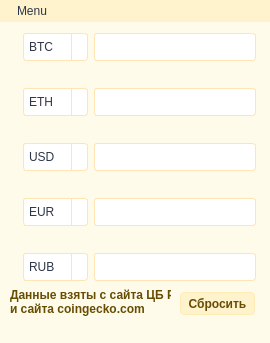
<?xml version="1.0" encoding="UTF-8"?>
<ui version="4.0">
 <class>MainWindow</class>
 <widget class="QMainWindow" name="MainWindow">
  <property name="enabled">
   <bool>true</bool>
  </property>
  <property name="geometry">
   <rect>
    <x>0</x>
    <y>0</y>
    <width>270</width>
    <height>343</height>
   </rect>
  </property>
  <property name="windowTitle">
   <string>EzConv</string>
  </property>
  <property name="windowIcon">
   <iconset theme="bitcoin">
    <normalon>../../.designer/backup/Bitcoin.svg.png</normalon>
   </iconset>
  </property>
  <property name="styleSheet">
   <string notr="true">/* Основные настройки */
QWidget {
    background-color: #FFFBEA;
    color: #2D3748;
    font-family: 'Segoe UI', 'Roboto', sans-serif;
}
/* Меню с расширенной анимацией */
QMenuBar {
    background-color: #FFF3CD;
    color: #2D3748;
    spacing: 5px;
}

QMenuBar::item {
    background-color: transparent;
    padding: 5px 15px;
    border-radius: 4px;
    transition: all 0.3s ease;
}

QMenuBar::item:hover {
    background-color: rgba(255, 230, 150, 0.6);
    color: #664D03;
    transform: scale(1.05);
}

QMenuBar::item:pressed {
    background-color: rgba(255, 215, 0, 0.8);
    color: #333;
    transform: scale(0.95);
    box-shadow: 0 2px 5px rgba(0, 0, 0, 0.2);
}

QMenuBar::item:selected {
    background-color: rgba(255, 230, 150, 0.8);
    color: #664D03;
}

/* Выпадающее меню */
QMenu {
    background-color: #FFFFFF;
    border: 1px solid #FFE5B4;
    border-radius: 5px;
    padding: 5px;
    min-width: 150px;
}

QMenu::item {
    background-color: transparent;
    padding: 5px 20px;
    margin: 2px;
    border-radius: 3px;
    transition: all 0.3s ease;
}

QMenu::item:hover {
    background-color: #FFF3CD;
    color: #664D03;
}

QMenu::item:selected {
    background-color: #FFE69C;
    color: #333;
}

QMenu::separator {
    height: 1px;
    background-color: #FFE5B4;
    margin: 5px 0;
}
/* Кнопки */
QPushButton {
    background-color: #FFF3CD;
    color: #664D03;
    border: 1px solid #FFECB5;
    border-radius: 4px;
    font-weight: 500;
}

QPushButton:hover {
    background-color: #FFE69C;
    border-color: #FFC107;
}

QPushButton:pressed {
    background-color: #FFD700;
    border-color: #FFA500;
}

/* Текстовые поля */
QLineEdit, QTextEdit {
    background-color: #FFFFFF;
    border: 1px solid #FFE5B4;
    border-radius: 3px;
    padding: 5px;
    selection-background-color: #FFC107;
}

QLineEdit:focus, QTextEdit:focus {
    border: 1px solid #FFA500;
    box-shadow: 0 0 5px rgba(255, 165, 0, 0.3);
}

/* Заголовки */
QLabel {
    color: #664D03;
    font-weight: 600;
}

/* Меню */
QMenuBar {
    background-color: #FFF3CD;
    color: #2D3748;
}

QMenuBar::item {
    spacing: 5px;
    padding: 4px 12px;
    background-color: transparent;
}

QMenuBar::item:selected {
    background-color: #FFE69C;
}

/* Прогресс-бар */
QProgressBar {
    border: 1px solid #FFE5B4;
    border-radius: 4px;
    text-align: center;
    color: #664D03;
}

QProgressBar::chunk {
    background-color: #FFC107;
    width: 10px;
    margin: 0.5px;
}

/* Скроллбар */
QScrollBar:vertical {
    background-color: #FFF3CD;
    width: 12px;
}

QScrollBar::handle:vertical {
    background-color: #FFD700;
    min-height: 20px;
    border-radius: 4px;
}

QScrollBar::handle:vertical:hover {
    background-color: #FFC107;
}

/* Чекбоксы и радио-кнопки */
QCheckBox, QRadioButton {
    spacing: 5px;
    color: #2D3748;
}

QCheckBox::indicator, QRadioButton::indicator {
    width: 16px;
    height: 16px;
    border: 1px solid #FFE5B4;
    border-radius: 3px;
}

QCheckBox::indicator:checked {
    background-color: #FFC107;
    image: url(path/to/check-icon.png); /* Опционально */
}

/* Комбо-бокс */
QComboBox {
    background-color: #FFFFFF;
    border: 1px solid #FFE5B4;
    border-radius: 3px;
    padding: 5px;
    transition: all 0.3s ease;
}

QComboBox::drop-down {
    subcontrol-origin: padding;
    subcontrol-position: top right;
    border-left-width: 1px;
    border-left-color: #FFE5B4;
    border-left-style: solid;
}

QComboBox::down-arrow {
	image: url(down-arrow.png);
	subcontrol-position: right;
	height: 15px;
	width: 15px;
}

QComboBox:hover {
    transform: scale(1.02);
}

QComboBox:pressed {
    transform: scale(0.98);
}

/* Вкладки */
QTabWidget::pane {
    border: 1px solid #FFE5B4;
    background-color: #FFFFFF;
}

QTabBar::tab {
    background-color: #FFF3CD;
    color: #664D03;
    padding: 5px 15px;
    margin-right: 2px;
    border: 1px solid #FFE5B4;
    border-bottom: none;
}

QTabBar::tab:selected {
    background-color: #FFFFFF;
    border-bottom: 2px solid #FFC107;
}</string>
  </property>
  <widget class="QWidget" name="centralwidget">
   <property name="maximumSize">
    <size>
     <width>270</width>
     <height>329</height>
    </size>
   </property>
   <widget class="QWidget" name="gridLayoutWidget">
    <property name="geometry">
     <rect>
      <x>10</x>
      <y>-10</y>
      <width>246</width>
      <height>291</height>
     </rect>
    </property>
    <layout class="QGridLayout" name="gridLayout" columnminimumwidth="0,0,65,0">
     <property name="sizeConstraint">
      <enum>QLayout::SetDefaultConstraint</enum>
     </property>
     <property name="topMargin">
      <number>0</number>
     </property>
     <property name="verticalSpacing">
      <number>6</number>
     </property>
     <item row="1" column="2">
      <widget class="QComboBox" name="currency1">
       <item>
        <property name="text">
         <string>BTC</string>
        </property>
       </item>
       <item>
        <property name="text">
         <string>ETH</string>
        </property>
       </item>
       <item>
        <property name="text">
         <string>USDT</string>
        </property>
       </item>
       <item>
        <property name="text">
         <string>SOL</string>
        </property>
       </item>
       <item>
        <property name="text">
         <string>BNB</string>
        </property>
       </item>
       <item>
        <property name="text">
         <string>DOGE</string>
        </property>
       </item>
       <item>
        <property name="text">
         <string>TRX</string>
        </property>
       </item>
       <item>
        <property name="text">
         <string>XRP</string>
        </property>
       </item>
       <item>
        <property name="text">
         <string>TON</string>
        </property>
       </item>
       <item>
        <property name="text">
         <string>USD</string>
        </property>
       </item>
       <item>
        <property name="text">
         <string>EUR</string>
        </property>
       </item>
       <item>
        <property name="text">
         <string>RUB</string>
        </property>
       </item>
       <item>
        <property name="text">
         <string>AED</string>
        </property>
       </item>
       <item>
        <property name="text">
         <string>CNY</string>
        </property>
       </item>
       <item>
        <property name="text">
         <string>JPY</string>
        </property>
       </item>
       <item>
        <property name="text">
         <string>KZT</string>
        </property>
       </item>
      </widget>
     </item>
     <item row="3" column="0">
      <widget class="QLabel" name="img2">
       <property name="text">
        <string/>
       </property>
      </widget>
     </item>
     <item row="1" column="0">
      <widget class="QLabel" name="img1">
       <property name="text">
        <string/>
       </property>
       <property name="alignment">
        <set>Qt::AlignCenter</set>
       </property>
      </widget>
     </item>
     <item row="5" column="0">
      <widget class="QLabel" name="img4">
       <property name="text">
        <string/>
       </property>
       <property name="alignment">
        <set>Qt::AlignCenter</set>
       </property>
      </widget>
     </item>
     <item row="4" column="0">
      <widget class="QLabel" name="img3">
       <property name="text">
        <string/>
       </property>
       <property name="alignment">
        <set>Qt::AlignCenter</set>
       </property>
      </widget>
     </item>
     <item row="7" column="0">
      <widget class="QLabel" name="img5">
       <property name="text">
        <string/>
       </property>
       <property name="alignment">
        <set>Qt::AlignCenter</set>
       </property>
      </widget>
     </item>
     <item row="1" column="3">
      <widget class="QLineEdit" name="lineEdit_1">
       <property name="inputMethodHints">
        <set>Qt::ImhDigitsOnly</set>
       </property>
       <property name="text">
        <string notr="true"/>
       </property>
       <property name="frame">
        <bool>true</bool>
       </property>
       <property name="alignment">
        <set>Qt::AlignRight|Qt::AlignTrailing|Qt::AlignVCenter</set>
       </property>
      </widget>
     </item>
     <item row="7" column="3">
      <widget class="QLineEdit" name="lineEdit_5">
       <property name="inputMethodHints">
        <set>Qt::ImhDigitsOnly</set>
       </property>
       <property name="text">
        <string/>
       </property>
       <property name="alignment">
        <set>Qt::AlignRight|Qt::AlignTrailing|Qt::AlignVCenter</set>
       </property>
      </widget>
     </item>
     <item row="3" column="3">
      <widget class="QLineEdit" name="lineEdit_2">
       <property name="inputMethodHints">
        <set>Qt::ImhDigitsOnly</set>
       </property>
       <property name="text">
        <string/>
       </property>
       <property name="alignment">
        <set>Qt::AlignRight|Qt::AlignTrailing|Qt::AlignVCenter</set>
       </property>
      </widget>
     </item>
     <item row="4" column="2">
      <widget class="QComboBox" name="currency3">
       <item>
        <property name="text">
         <string>USD</string>
        </property>
       </item>
       <item>
        <property name="text">
         <string>BTC</string>
        </property>
       </item>
       <item>
        <property name="text">
         <string>ETH</string>
        </property>
       </item>
       <item>
        <property name="text">
         <string>USDT</string>
        </property>
       </item>
       <item>
        <property name="text">
         <string>SOL</string>
        </property>
       </item>
       <item>
        <property name="text">
         <string>BNB</string>
        </property>
       </item>
       <item>
        <property name="text">
         <string>DOGE</string>
        </property>
       </item>
       <item>
        <property name="text">
         <string>TRX</string>
        </property>
       </item>
       <item>
        <property name="text">
         <string>XRP</string>
        </property>
       </item>
       <item>
        <property name="text">
         <string>TON</string>
        </property>
       </item>
       <item>
        <property name="text">
         <string>EUR</string>
        </property>
       </item>
       <item>
        <property name="text">
         <string>RUB</string>
        </property>
       </item>
       <item>
        <property name="text">
         <string>AED</string>
        </property>
       </item>
       <item>
        <property name="text">
         <string>CNY</string>
        </property>
       </item>
       <item>
        <property name="text">
         <string>JPY</string>
        </property>
       </item>
       <item>
        <property name="text">
         <string>KZT</string>
        </property>
       </item>
      </widget>
     </item>
     <item row="3" column="2">
      <widget class="QComboBox" name="currency2">
       <property name="sizePolicy">
        <sizepolicy hsizetype="Preferred" vsizetype="Fixed">
         <horstretch>0</horstretch>
         <verstretch>0</verstretch>
        </sizepolicy>
       </property>
       <item>
        <property name="text">
         <string>ETH</string>
        </property>
       </item>
       <item>
        <property name="text">
         <string>BTC</string>
        </property>
       </item>
       <item>
        <property name="text">
         <string>USDT</string>
        </property>
       </item>
       <item>
        <property name="text">
         <string>SOL</string>
        </property>
       </item>
       <item>
        <property name="text">
         <string>BNB</string>
        </property>
       </item>
       <item>
        <property name="text">
         <string>DOGE</string>
        </property>
       </item>
       <item>
        <property name="text">
         <string>TRX</string>
        </property>
       </item>
       <item>
        <property name="text">
         <string>XRP</string>
        </property>
       </item>
       <item>
        <property name="text">
         <string>TON</string>
        </property>
       </item>
       <item>
        <property name="text">
         <string>USD</string>
        </property>
       </item>
       <item>
        <property name="text">
         <string>EUR</string>
        </property>
       </item>
       <item>
        <property name="text">
         <string>RUB</string>
        </property>
       </item>
       <item>
        <property name="text">
         <string>AED</string>
        </property>
       </item>
       <item>
        <property name="text">
         <string>CNY</string>
        </property>
       </item>
       <item>
        <property name="text">
         <string>JPY</string>
        </property>
       </item>
       <item>
        <property name="text">
         <string>KZT</string>
        </property>
       </item>
      </widget>
     </item>
     <item row="5" column="3">
      <widget class="QLineEdit" name="lineEdit_4">
       <property name="contextMenuPolicy">
        <enum>Qt::DefaultContextMenu</enum>
       </property>
       <property name="autoFillBackground">
        <bool>false</bool>
       </property>
       <property name="inputMethodHints">
        <set>Qt::ImhDigitsOnly</set>
       </property>
       <property name="text">
        <string/>
       </property>
       <property name="alignment">
        <set>Qt::AlignRight|Qt::AlignTrailing|Qt::AlignVCenter</set>
       </property>
      </widget>
     </item>
     <item row="4" column="3">
      <widget class="QLineEdit" name="lineEdit_3">
       <property name="inputMethodHints">
        <set>Qt::ImhDigitsOnly</set>
       </property>
       <property name="text">
        <string/>
       </property>
       <property name="alignment">
        <set>Qt::AlignRight|Qt::AlignTrailing|Qt::AlignVCenter</set>
       </property>
      </widget>
     </item>
     <item row="5" column="2">
      <widget class="QComboBox" name="currency4">
       <item>
        <property name="text">
         <string>EUR</string>
        </property>
       </item>
       <item>
        <property name="text">
         <string>BTC</string>
        </property>
       </item>
       <item>
        <property name="text">
         <string>ETH</string>
        </property>
       </item>
       <item>
        <property name="text">
         <string>USDT</string>
        </property>
       </item>
       <item>
        <property name="text">
         <string>SOL</string>
        </property>
       </item>
       <item>
        <property name="text">
         <string>BNB</string>
        </property>
       </item>
       <item>
        <property name="text">
         <string>DOGE</string>
        </property>
       </item>
       <item>
        <property name="text">
         <string>TRX</string>
        </property>
       </item>
       <item>
        <property name="text">
         <string>XRP</string>
        </property>
       </item>
       <item>
        <property name="text">
         <string>TON</string>
        </property>
       </item>
       <item>
        <property name="text">
         <string>USD</string>
        </property>
       </item>
       <item>
        <property name="text">
         <string>RUB</string>
        </property>
       </item>
       <item>
        <property name="text">
         <string>AED</string>
        </property>
       </item>
       <item>
        <property name="text">
         <string>CNY</string>
        </property>
       </item>
       <item>
        <property name="text">
         <string>JPY</string>
        </property>
       </item>
       <item>
        <property name="text">
         <string>KZT</string>
        </property>
       </item>
      </widget>
     </item>
     <item row="7" column="2">
      <widget class="QComboBox" name="currency5">
       <item>
        <property name="text">
         <string>RUB</string>
        </property>
       </item>
       <item>
        <property name="text">
         <string>BTC</string>
        </property>
       </item>
       <item>
        <property name="text">
         <string>ETH</string>
        </property>
       </item>
       <item>
        <property name="text">
         <string>USDT</string>
        </property>
       </item>
       <item>
        <property name="text">
         <string>SOL</string>
        </property>
       </item>
       <item>
        <property name="text">
         <string>BNB</string>
        </property>
       </item>
       <item>
        <property name="text">
         <string>DOGE</string>
        </property>
       </item>
       <item>
        <property name="text">
         <string>TRX</string>
        </property>
       </item>
       <item>
        <property name="text">
         <string>XRP</string>
        </property>
       </item>
       <item>
        <property name="text">
         <string>TON</string>
        </property>
       </item>
       <item>
        <property name="text">
         <string>USD</string>
        </property>
       </item>
       <item>
        <property name="text">
         <string>EUR</string>
        </property>
       </item>
       <item>
        <property name="text">
         <string>AED</string>
        </property>
       </item>
       <item>
        <property name="text">
         <string>CNY</string>
        </property>
       </item>
       <item>
        <property name="text">
         <string>JPY</string>
        </property>
       </item>
       <item>
        <property name="text">
         <string>KZT</string>
        </property>
       </item>
      </widget>
     </item>
    </layout>
   </widget>
   <widget class="QPushButton" name="reset_values_btn">
    <property name="geometry">
     <rect>
      <x>180</x>
      <y>270</y>
      <width>75</width>
      <height>23</height>
     </rect>
    </property>
    <property name="text">
     <string>Сбросить</string>
    </property>
   </widget>
   <widget class="QLabel" name="label">
    <property name="geometry">
     <rect>
      <x>10</x>
      <y>260</y>
      <width>161</width>
      <height>41</height>
     </rect>
    </property>
    <property name="text">
     <string>&lt;html&gt;&lt;head/&gt;&lt;body&gt;&lt;p&gt;&lt;span style=&quot; font-weight:600;&quot;&gt;Данные взяты с сайта ЦБ РФ&lt;br/&gt;и сайта coingecko.com&lt;/span&gt;&lt;/p&gt;&lt;/body&gt;&lt;/html&gt;</string>
    </property>
    <property name="textFormat">
     <enum>Qt::AutoText</enum>
    </property>
   </widget>
  </widget>
  <widget class="QMenuBar" name="menubar">
   <property name="geometry">
    <rect>
     <x>0</x>
     <y>0</y>
     <width>270</width>
     <height>24</height>
    </rect>
   </property>
   <widget class="QMenu" name="menuMenu">
    <property name="title">
     <string>Menu</string>
    </property>
    <addaction name="reset_values_menu"/>
    <addaction name="reset_curr"/>
    <addaction name="refresh_rate"/>
    <addaction name="separator"/>
    <addaction name="exit_btn"/>
   </widget>
   <addaction name="menuMenu"/>
  </widget>
  <widget class="QStatusBar" name="statusbar"/>
  <action name="add_curr">
   <property name="text">
    <string>Добавить Валюту</string>
   </property>
  </action>
  <action name="refresh_rate">
   <property name="text">
    <string>Обновить курс</string>
   </property>
   <property name="shortcut">
    <string>F5</string>
   </property>
  </action>
  <action name="exit_btn">
   <property name="text">
    <string>Выход</string>
   </property>
   <property name="shortcut">
    <string>F9</string>
   </property>
  </action>
  <action name="reset_curr">
   <property name="text">
    <string>Сбросить валюты</string>
   </property>
   <property name="shortcut">
    <string>F3</string>
   </property>
  </action>
  <action name="reset_values_menu">
   <property name="text">
    <string>Сбросить значения</string>
   </property>
   <property name="shortcut">
    <string>F1</string>
   </property>
  </action>
 </widget>
 <resources/>
 <connections/>
</ui>
